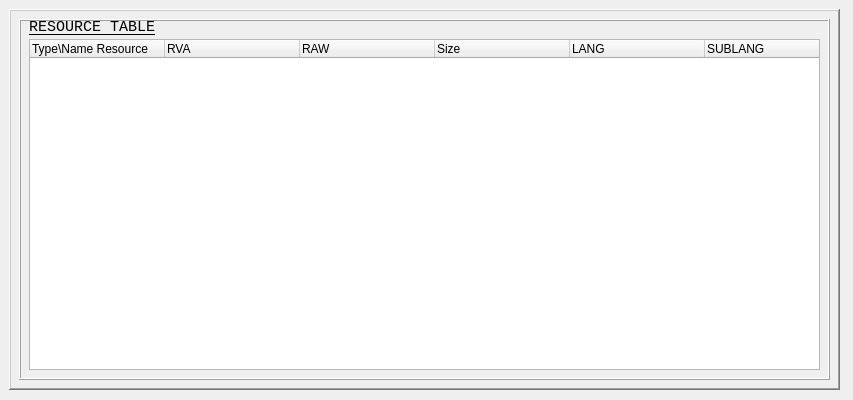
<?xml version="1.0" encoding="UTF-8"?>
<ui version="4.0">
 <class>QtGuiPE_ResourceClass</class>
 <widget class="QWidget" name="QtGuiPE_ResourceClass">
  <property name="geometry">
   <rect>
    <x>0</x>
    <y>0</y>
    <width>853</width>
    <height>400</height>
   </rect>
  </property>
  <property name="windowTitle">
   <string>QtGuiPE_Resource</string>
  </property>
  <widget class="QFrame" name="frame">
   <property name="geometry">
    <rect>
     <x>9</x>
     <y>9</y>
     <width>831</width>
     <height>381</height>
    </rect>
   </property>
   <property name="frameShape">
    <enum>QFrame::WinPanel</enum>
   </property>
   <property name="frameShadow">
    <enum>QFrame::Raised</enum>
   </property>
   <widget class="QFrame" name="frame_2">
    <property name="geometry">
     <rect>
      <x>10</x>
      <y>10</y>
      <width>811</width>
      <height>361</height>
     </rect>
    </property>
    <property name="frameShape">
     <enum>QFrame::Box</enum>
    </property>
    <property name="frameShadow">
     <enum>QFrame::Raised</enum>
    </property>
    <widget class="QLabel" name="label">
     <property name="geometry">
      <rect>
       <x>10</x>
       <y>0</y>
       <width>131</width>
       <height>16</height>
      </rect>
     </property>
     <property name="font">
      <font>
       <family>Lucida Console</family>
       <pointsize>11</pointsize>
       <underline>true</underline>
      </font>
     </property>
     <property name="frameShadow">
      <enum>QFrame::Raised</enum>
     </property>
     <property name="text">
      <string>RESOURCE TABLE</string>
     </property>
    </widget>
    <widget class="QTreeWidget" name="treeWidget">
     <property name="geometry">
      <rect>
       <x>10</x>
       <y>20</y>
       <width>791</width>
       <height>331</height>
      </rect>
     </property>
     <property name="editTriggers">
      <set>QAbstractItemView::NoEditTriggers</set>
     </property>
     <property name="headerHidden">
      <bool>false</bool>
     </property>
     <attribute name="headerVisible">
      <bool>true</bool>
     </attribute>
     <attribute name="headerDefaultSectionSize">
      <number>135</number>
     </attribute>
     <column>
      <property name="text">
       <string>Type\Name Resource</string>
      </property>
     </column>
     <column>
      <property name="text">
       <string>RVA</string>
      </property>
     </column>
     <column>
      <property name="text">
       <string>RAW</string>
      </property>
     </column>
     <column>
      <property name="text">
       <string>Size</string>
      </property>
     </column>
     <column>
      <property name="text">
       <string>LANG</string>
      </property>
     </column>
     <column>
      <property name="text">
       <string>SUBLANG</string>
      </property>
     </column>
    </widget>
   </widget>
  </widget>
 </widget>
 <layoutdefault spacing="6" margin="11"/>
 <resources>
  <include location="QtGuiPE_Resource.qrc"/>
 </resources>
 <connections/>
</ui>
